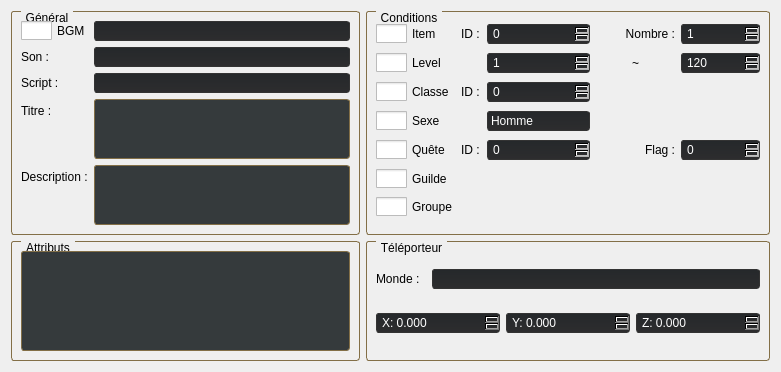
     <widget class="QWidget" name="tab_2">
      <attribute name="title">
       <string>Région</string>
      </attribute>
      <layout class="QGridLayout" name="gridLayout">
       <item row="1" column="0">
        <widget class="QGroupBox" name="groupBox_3">
         <property name="styleSheet">
          <string notr="true">QGroupBox {
    border: 1px solid gray;
    border-radius: 3px;
    margin-top: 0.5em;
	border-color: rgb(131, 111, 71);
}

QGroupBox::title {
    subcontrol-origin: margin;
    left: 10px;
    padding: 0 3px 0 3px;
}

QPushButton::checked {
	background-color: rgb(168, 0, 0);
}

QListWidget {
    border: 1px solid gray;
    border-radius: 3px;
    margin-top: 0.5em;
	border-color: rgb(131, 111, 71);
}
</string>
         </property>
         <property name="title">
          <string>Attributs</string>
         </property>
         <layout class="QVBoxLayout" name="verticalLayout_5">
          <item>
           <widget class="QListWidget" name="regionAttributes">
            <property name="maximumSize">
             <size>
              <width>16777215</width>
              <height>100</height>
             </size>
            </property>
            <property name="styleSheet">
             <string notr="true"> QScrollBar:vertical {
     background: #1d1d1e;
     width: 15px;
     margin: 22px 0 22px 0;
 }
 QScrollBar::handle:vertical {
     background: #202325;
     min-height: 20px;
 }
 QScrollBar::add-line:vertical {
     background: #202325;
     height: 20px;
     subcontrol-position: bottom;
     subcontrol-origin: margin;
 }

 QScrollBar::sub-line:vertical {
     background: #202325;
     height: 20px;
     subcontrol-position: top;
     subcontrol-origin: margin;
 }
 QScrollBar::up-arrow:vertical, QScrollBar::down-arrow:vertical {
     width: 3px;
     height: 3px;
     background: #907a4e;
 }

 QScrollBar::add-page:vertical, QScrollBar::sub-page:vertical {
     background: none;
 }

QListWidget {
background-color: rgb(53, 58, 60);
}
</string>
            </property>
            <property name="editTriggers">
             <set>QAbstractItemView::NoEditTriggers</set>
            </property>
           </widget>
          </item>
         </layout>
        </widget>
       </item>
       <item row="0" column="0">
        <widget class="QGroupBox" name="groupBox">
         <property name="styleSheet">
          <string notr="true">QGroupBox {
    border: 1px solid gray;
    border-radius: 3px;
    margin-top: 0.5em;
	border-color: rgb(131, 111, 71);
}

QGroupBox::title {
    subcontrol-origin: margin;
    left: 10px;
    padding: 0 3px 0 3px;
}

QPushButton::checked {
	background-color: rgb(168, 0, 0);
}


QTextEdit {
    border: 1px solid gray;
    border-radius: 3px;
    margin-top: 0.5em;
	border-color: rgb(131, 111, 71);
}


QComboBox {
	border: 1px solid #333333;
	border-radius: 3px;
	background: qlineargradient(spread:pad, x1:0, y1:1, x2:0, y2:0, stop:0 rgba(45, 45, 46, 255), stop:1 rgba(37, 40, 43, 255));
	padding: 1px 23px 1px 3px;
	min-width: 6em;
	color: #ffffff;
	selection-background-color: rgb(41, 41, 42, 30);
}
QComboBox::drop-down {
	subcontrol-origin: padding;
	subcontrol-position: top right;
	width: 20px;
 
	border-top-right-radius: 3px;
	border-bottom-right-radius: 3px;
}

QComboBox::down-arrow {
image: url(:/MainFrame/Resources/Icons_New/external-down-arrow-arrow-flatart-icons-lineal-color-flatarticons-10.png);
height: 14px;

}
 
QComboBox::QAbstractItemView{
	background-color: #4f4f4f;
	color: #999999;
}

QComboBox::item:pressed { 
background: rgb(61, 61, 61);
}
QComboBox::item:selected { 
background: rgb(61, 61, 61);
}


 QScrollBar:vertical {
     background: #1d1d1e;
     width: 15px;
     margin: 22px 0 22px 0;
 }
 QScrollBar::handle:vertical {
     background: #202325;
     min-height: 20px;
 }
 QScrollBar::add-line:vertical {
     background: #202325;
     height: 20px;
     subcontrol-position: bottom;
     subcontrol-origin: margin;
 }

 QScrollBar::sub-line:vertical {
     background: #202325;
     height: 20px;
     subcontrol-position: top;
     subcontrol-origin: margin;
 }
 QScrollBar::up-arrow:vertical, QScrollBar::down-arrow:vertical {
     width: 3px;
     height: 3px;
     background: #907a4e;
 }

 QScrollBar::add-page:vertical, QScrollBar::sub-page:vertical {
     background: none;
 }
</string>
         </property>
         <property name="title">
          <string>Général</string>
         </property>
         <layout class="QFormLayout" name="formLayout_4">
          <item row="3" column="0">
           <widget class="QLabel" name="label_9">
            <property name="text">
             <string>Titre :</string>
            </property>
           </widget>
          </item>
          <item row="3" column="1">
           <widget class="QTextEdit" name="regionTitle">
            <property name="maximumSize">
             <size>
              <width>16777215</width>
              <height>60</height>
             </size>
            </property>
            <property name="styleSheet">
             <string notr="true">    background: #353a3c;</string>
            </property>
            <property name="acceptRichText">
             <bool>false</bool>
            </property>
           </widget>
          </item>
          <item row="4" column="0">
           <widget class="QLabel" name="label_10">
            <property name="text">
             <string>Description :</string>
            </property>
           </widget>
          </item>
          <item row="4" column="1">
           <widget class="QTextEdit" name="regionDesc">
            <property name="maximumSize">
             <size>
              <width>16777215</width>
              <height>60</height>
             </size>
            </property>
            <property name="styleSheet">
             <string notr="true">    background: #353a3c;</string>
            </property>
           </widget>
          </item>
          <item row="1" column="0">
           <widget class="QLabel" name="label_11">
            <property name="text">
             <string>Son :</string>
            </property>
           </widget>
          </item>
          <item row="1" column="1">
           <widget class="QLineEdit" name="regionSound">
            <property name="styleSheet">
             <string notr="true">QLineEdit { 
	border: 1px solid #333333;
	border-radius: 3px;
	background: qlineargradient(spread:pad, x1:0, y1:1, x2:0, y2:0, stop:0 rgba(45, 45, 46, 255), stop:1 rgba(37, 40, 43, 255));
	padding: 1px 23px 1px 3px;
	min-width: 6em;
	color: #ffffff;
	selection-background-color: rgb(41, 41, 42, 30);
}
</string>
            </property>
           </widget>
          </item>
          <item row="0" column="1">
           <widget class="QComboBox" name="regionBGMID">
            <property name="enabled">
             <bool>false</bool>
            </property>
            <property name="styleSheet">
             <string notr="true"/>
            </property>
           </widget>
          </item>
          <item row="0" column="0">
           <widget class="QCheckBox" name="regionBGM">
            <property name="styleSheet">
             <string notr="true">QCheckBox {
    spacing: 5px;
}

QCheckBox::indicator {
    width: 31px;
    height: 19px;
}

QCheckBox::indicator:unchecked {
	image: url(:/MainFrame/Resources/Icons_New/Checkbutton_no.png);
}

QCheckBox::indicator:checked {
	image: url(:/MainFrame/Resources/Icons_New/Checkbutton_yes.png);
}</string>
            </property>
            <property name="text">
             <string>BGM</string>
            </property>
           </widget>
          </item>
          <item row="2" column="0">
           <widget class="QLabel" name="label_12">
            <property name="text">
             <string>Script :</string>
            </property>
           </widget>
          </item>
          <item row="2" column="1">
           <widget class="QLineEdit" name="regionScript">
            <property name="styleSheet">
             <string notr="true">QLineEdit { 
	border: 1px solid #333333;
	border-radius: 3px;
	background: qlineargradient(spread:pad, x1:0, y1:1, x2:0, y2:0, stop:0 rgba(45, 45, 46, 255), stop:1 rgba(37, 40, 43, 255));
	padding: 1px 23px 1px 3px;
	min-width: 6em;
	color: #ffffff;
	selection-background-color: rgb(41, 41, 42, 30);
}
</string>
            </property>
           </widget>
          </item>
         </layout>
        </widget>
       </item>
       <item row="1" column="1">
        <widget class="QGroupBox" name="groupBox_2">
         <property name="styleSheet">
          <string notr="true">QGroupBox {
    border: 1px solid gray;
    border-radius: 3px;
    margin-top: 0.5em;
	border-color: rgb(131, 111, 71);
}

QGroupBox::title {
    subcontrol-origin: margin;
    left: 10px;
    padding: 0 3px 0 3px;
}

QPushButton::checked {
	background-color: rgb(168, 0, 0);
}


QDoubleSpinBox::down-button {
	image: url(:/MainFrame/Resources/Icons_New/external-down-arrow-arrow-flatart-icons-lineal-color-flatarticons-10.png);
  position: relative;
top: 1px;
height: 11px;
}

QDoubleSpinBox::up-button {
    image: url(:/MainFrame/Resources//Icons_New/external-up-arrow-arrow-flatart-icons-lineal-color-flatarticons-10.png);
  position: relative;
bottom: 1px;
height: 11px;
}

QDoubleSpinBox { 
	border: 1px solid #333333;
	border-radius: 3px;
	background-color: qlineargradient(spread:pad, x1:0, y1:1, x2:0, y2:0, stop:0 rgba(37, 37, 38, 255), stop:1 rgba(27, 29, 31, 255));
	padding: 1px 20px 1px 3px;
	min-width: 6em;
	color: #ffffff;
    background-color: qlineargradient(spread:pad, x1:0, y1:1, x2:0, y2:0, stop:0 rgba(45, 45, 46, 255), stop:1 rgba(37, 40, 43, 255));
}

QComboBox {
	border: 1px solid #333333;
	border-radius: 3px;
	background: qlineargradient(spread:pad, x1:0, y1:1, x2:0, y2:0, stop:0 rgba(45, 45, 46, 255), stop:1 rgba(37, 40, 43, 255));
	padding: 1px 23px 1px 3px;
	min-width: 6em;
	color: #ffffff;
	selection-background-color: rgb(41, 41, 42, 30);
}
QComboBox::drop-down {
	subcontrol-origin: padding;
	subcontrol-position: top right;
	width: 20px;
 
	border-top-right-radius: 3px;
	border-bottom-right-radius: 3px;
}

QComboBox::down-arrow {
image: url(:/MainFrame/Resources/Icons_New/external-down-arrow-arrow-flatart-icons-lineal-color-flatarticons-10.png);
height: 14px;

}
 
QComboBox::QAbstractItemView{
	background-color: #4f4f4f;
	color: #999999;
}

QComboBox::item:pressed { 
background: rgb(61, 61, 61);
}
QComboBox::item:selected { 
background: rgb(61, 61, 61);
}


 QScrollBar:vertical {
     background: #1d1d1e;
     width: 15px;
     margin: 22px 0 22px 0;
 }
 QScrollBar::handle:vertical {
     background: #202325;
     min-height: 20px;
 }
 QScrollBar::add-line:vertical {
     background: #202325;
     height: 20px;
     subcontrol-position: bottom;
     subcontrol-origin: margin;
 }

 QScrollBar::sub-line:vertical {
     background: #202325;
     height: 20px;
     subcontrol-position: top;
     subcontrol-origin: margin;
 }
 QScrollBar::up-arrow:vertical, QScrollBar::down-arrow:vertical {
     width: 3px;
     height: 3px;
     background: #907a4e;
 }

 QScrollBar::add-page:vertical, QScrollBar::sub-page:vertical {
     background: none;
 }
</string>
         </property>
         <property name="title">
          <string>Téléporteur</string>
         </property>
         <layout class="QVBoxLayout" name="verticalLayout_4">
          <item>
           <layout class="QHBoxLayout" name="horizontalLayout_4">
            <property name="topMargin">
             <number>0</number>
            </property>
            <item>
             <widget class="QLabel" name="label_13">
              <property name="maximumSize">
               <size>
                <width>50</width>
                <height>16777215</height>
               </size>
              </property>
              <property name="text">
               <string>Monde : </string>
              </property>
             </widget>
            </item>
            <item>
             <widget class="QComboBox" name="regionTeleWorld">
              <property name="styleSheet">
               <string notr="true"/>
              </property>
             </widget>
            </item>
           </layout>
          </item>
          <item>
           <layout class="QHBoxLayout" name="horizontalLayout_5">
            <property name="topMargin">
             <number>0</number>
            </property>
            <item>
             <widget class="QDoubleSpinBox" name="regionTeleWorldX">
              <property name="styleSheet">
               <string notr="true"/>
              </property>
              <property name="prefix">
               <string>X: </string>
              </property>
              <property name="decimals">
               <number>3</number>
              </property>
              <property name="maximum">
               <double>999999.000000000000000</double>
              </property>
             </widget>
            </item>
            <item>
             <widget class="QDoubleSpinBox" name="regionTeleWorldY">
              <property name="styleSheet">
               <string notr="true"/>
              </property>
              <property name="prefix">
               <string>Y: </string>
              </property>
              <property name="decimals">
               <number>3</number>
              </property>
              <property name="maximum">
               <double>999999.000000000000000</double>
              </property>
             </widget>
            </item>
            <item>
             <widget class="QDoubleSpinBox" name="regionTeleWorldZ">
              <property name="styleSheet">
               <string notr="true"/>
              </property>
              <property name="prefix">
               <string>Z: </string>
              </property>
              <property name="decimals">
               <number>3</number>
              </property>
              <property name="maximum">
               <double>999999.000000000000000</double>
              </property>
             </widget>
            </item>
           </layout>
          </item>
         </layout>
        </widget>
       </item>
       <item row="0" column="1">
        <widget class="QGroupBox" name="groupBox_4">
         <property name="styleSheet">
          <string notr="true">QGroupBox {
    border: 1px solid gray;
    border-radius: 3px;
    margin-top: 0.5em;
	border-color: rgb(131, 111, 71);
}

QGroupBox::title {
    subcontrol-origin: margin;
    left: 10px;
    padding: 0 3px 0 3px;
}

QPushButton::checked {
	background-color: rgb(168, 0, 0);
}

QCheckBox {
    spacing: 5px;
}

QCheckBox::indicator {
    width: 31px;
    height: 19px;
}

QCheckBox::indicator:unchecked {
	image: url(:/MainFrame/Resources/Icons_New/Checkbutton_no.png);
}

QCheckBox::indicator:checked {
	image: url(:/MainFrame/Resources/Icons_New/Checkbutton_yes.png);
}

QSpinBox::down-button {
	image: url(:/MainFrame/Resources/Icons_New/external-down-arrow-arrow-flatart-icons-lineal-color-flatarticons-10.png);
right: 1.5px;
height: 9px;
}

QSpinBox::up-button {
    image: url(:/MainFrame/Resources//Icons_New/external-up-arrow-arrow-flatart-icons-lineal-color-flatarticons-10.png);
right: 1.5px;
bottom: 0px;
height: 9px;
}

QSpinBox { 
	border: 1px solid #333333;
	border-radius: 3px;
	background-color: qlineargradient(spread:pad, x1:0, y1:1, x2:0, y2:0, stop:0 rgba(37, 37, 38, 255), stop:1 rgba(27, 29, 31, 255));
	padding: 1px 20px 1px 3px;
	min-width: 6em;
	color: #ffffff;
    background-color: qlineargradient(spread:pad, x1:0, y1:1, x2:0, y2:0, stop:0 rgba(45, 45, 46, 255), stop:1 rgba(37, 40, 43, 255));
	selection-background-color: rgb(40, 42, 44);
}

QComboBox {
	border: 1px solid #333333;
	border-radius: 3px;
	background: qlineargradient(spread:pad, x1:0, y1:1, x2:0, y2:0, stop:0 rgba(45, 45, 46, 255), stop:1 rgba(37, 40, 43, 255));
	padding: 1px 23px 1px 3px;
	min-width: 6em;
	color: #ffffff;
	selection-background-color: rgb(41, 41, 42, 30);
}
QComboBox::drop-down {
	subcontrol-origin: padding;
	subcontrol-position: top right;
	width: 20px;
 
	border-top-right-radius: 3px;
	border-bottom-right-radius: 3px;
}

QComboBox::down-arrow {
image: url(:/MainFrame/Resources/Icons_New/external-down-arrow-arrow-flatart-icons-lineal-color-flatarticons-10.png);
height: 14px;

}
 
QComboBox::QAbstractItemView{
	background-color: #4f4f4f;
	color: #999999;
}

QComboBox::item:pressed { 
background: rgb(61, 61, 61);
}
QComboBox::item:selected { 
background: rgb(61, 61, 61);
}

QComboBox QAbstractItemView {
	
	selection-background-color: rgb(45, 45, 46);
}



 QScrollBar:vertical {
     background: #1d1d1e;
     width: 15px;
     margin: 22px 0 22px 0;
 }
 QScrollBar::handle:vertical {
     background: #202325;
     min-height: 20px;
 }
 QScrollBar::add-line:vertical {
     background: #202325;
     height: 20px;
     subcontrol-position: bottom;
     subcontrol-origin: margin;
 }

 QScrollBar::sub-line:vertical {
     background: #202325;
     height: 20px;
     subcontrol-position: top;
     subcontrol-origin: margin;
 }
 QScrollBar::up-arrow:vertical, QScrollBar::down-arrow:vertical {
     width: 3px;
     height: 3px;
     background: #907a4e;
 }

 QScrollBar::add-page:vertical, QScrollBar::sub-page:vertical {
     background: none;
 }
</string>
         </property>
         <property name="title">
          <string>Conditions</string>
         </property>
         <layout class="QGridLayout" name="gridLayout_2">
          <item row="0" column="0">
           <widget class="QCheckBox" name="regionCondItem">
            <property name="text">
             <string>Item</string>
            </property>
           </widget>
          </item>
          <item row="2" column="0">
           <widget class="QCheckBox" name="regionCondJob">
            <property name="text">
             <string>Classe</string>
            </property>
           </widget>
          </item>
          <item row="6" column="0">
           <widget class="QCheckBox" name="regionCondParty">
            <property name="text">
             <string>Groupe</string>
            </property>
           </widget>
          </item>
          <item row="5" column="0">
           <widget class="QCheckBox" name="regionCondGuild">
            <property name="text">
             <string>Guilde</string>
            </property>
           </widget>
          </item>
          <item row="4" column="0">
           <widget class="QCheckBox" name="regionCondQuest">
            <property name="text">
             <string>Quête</string>
            </property>
           </widget>
          </item>
          <item row="1" column="0">
           <widget class="QCheckBox" name="regionCondLevel">
            <property name="text">
             <string>Level</string>
            </property>
           </widget>
          </item>
          <item row="0" column="3">
           <widget class="QLabel" name="label_14">
            <property name="text">
             <string>Nombre :</string>
            </property>
            <property name="alignment">
             <set>Qt::AlignRight|Qt::AlignTrailing|Qt::AlignVCenter</set>
            </property>
           </widget>
          </item>
          <item row="3" column="0">
           <widget class="QCheckBox" name="regionCondSex">
            <property name="text">
             <string>Sexe</string>
            </property>
           </widget>
          </item>
          <item row="0" column="4">
           <widget class="QSpinBox" name="regionCondItemCount">
            <property name="enabled">
             <bool>false</bool>
            </property>
            <property name="styleSheet">
             <string notr="true"/>
            </property>
            <property name="minimum">
             <number>1</number>
            </property>
            <property name="maximum">
             <number>9999</number>
            </property>
           </widget>
          </item>
          <item row="0" column="1">
           <widget class="QLabel" name="label_17">
            <property name="text">
             <string>ID :</string>
            </property>
           </widget>
          </item>
          <item row="4" column="4">
           <widget class="QSpinBox" name="regionCondQuestFlag">
            <property name="enabled">
             <bool>false</bool>
            </property>
            <property name="styleSheet">
             <string notr="true"/>
            </property>
            <property name="maximum">
             <number>9999</number>
            </property>
           </widget>
          </item>
          <item row="4" column="3">
           <widget class="QLabel" name="label_16">
            <property name="text">
             <string>Flag :</string>
            </property>
            <property name="alignment">
             <set>Qt::AlignRight|Qt::AlignTrailing|Qt::AlignVCenter</set>
            </property>
           </widget>
          </item>
          <item row="1" column="4">
           <widget class="QSpinBox" name="regionCondMaxLevel">
            <property name="enabled">
             <bool>false</bool>
            </property>
            <property name="styleSheet">
             <string notr="true"/>
            </property>
            <property name="minimum">
             <number>1</number>
            </property>
            <property name="maximum">
             <number>999</number>
            </property>
            <property name="value">
             <number>120</number>
            </property>
           </widget>
          </item>
          <item row="1" column="3">
           <widget class="QLabel" name="label_15">
            <property name="text">
             <string>~</string>
            </property>
            <property name="alignment">
             <set>Qt::AlignCenter</set>
            </property>
           </widget>
          </item>
          <item row="0" column="2">
           <widget class="QSpinBox" name="regionCondItemID">
            <property name="enabled">
             <bool>false</bool>
            </property>
            <property name="styleSheet">
             <string notr="true"/>
            </property>
            <property name="maximum">
             <number>2147483647</number>
            </property>
           </widget>
          </item>
          <item row="1" column="2">
           <widget class="QSpinBox" name="regionCondMinLevel">
            <property name="enabled">
             <bool>false</bool>
            </property>
            <property name="styleSheet">
             <string notr="true"/>
            </property>
            <property name="minimum">
             <number>1</number>
            </property>
            <property name="maximum">
             <number>999</number>
            </property>
           </widget>
          </item>
          <item row="2" column="1">
           <widget class="QLabel" name="label_18">
            <property name="text">
             <string>ID :</string>
            </property>
           </widget>
          </item>
          <item row="2" column="2">
           <widget class="QSpinBox" name="regionCondJobID">
            <property name="enabled">
             <bool>false</bool>
            </property>
            <property name="styleSheet">
             <string notr="true"/>
            </property>
            <property name="maximum">
             <number>2147483647</number>
            </property>
           </widget>
          </item>
          <item row="3" column="2">
           <widget class="QComboBox" name="regionCondSexType">
            <property name="enabled">
             <bool>false</bool>
            </property>
            <property name="styleSheet">
             <string notr="true"/>
            </property>
            <item>
             <property name="text">
              <string>Homme</string>
             </property>
            </item>
            <item>
             <property name="text">
              <string>Femme</string>
             </property>
            </item>
           </widget>
          </item>
          <item row="4" column="1">
           <widget class="QLabel" name="label_19">
            <property name="maximumSize">
             <size>
              <width>20</width>
              <height>16777215</height>
             </size>
            </property>
            <property name="text">
             <string>ID :</string>
            </property>
           </widget>
          </item>
          <item row="4" column="2">
           <widget class="QSpinBox" name="regionCondQuestID">
            <property name="enabled">
             <bool>false</bool>
            </property>
            <property name="minimumSize">
             <size>
              <width>103</width>
              <height>0</height>
             </size>
            </property>
            <property name="styleSheet">
             <string notr="true"/>
            </property>
            <property name="maximum">
             <number>2147483647</number>
            </property>
           </widget>
          </item>
         </layout>
        </widget>
       </item>
      </layout>
     </widget>
